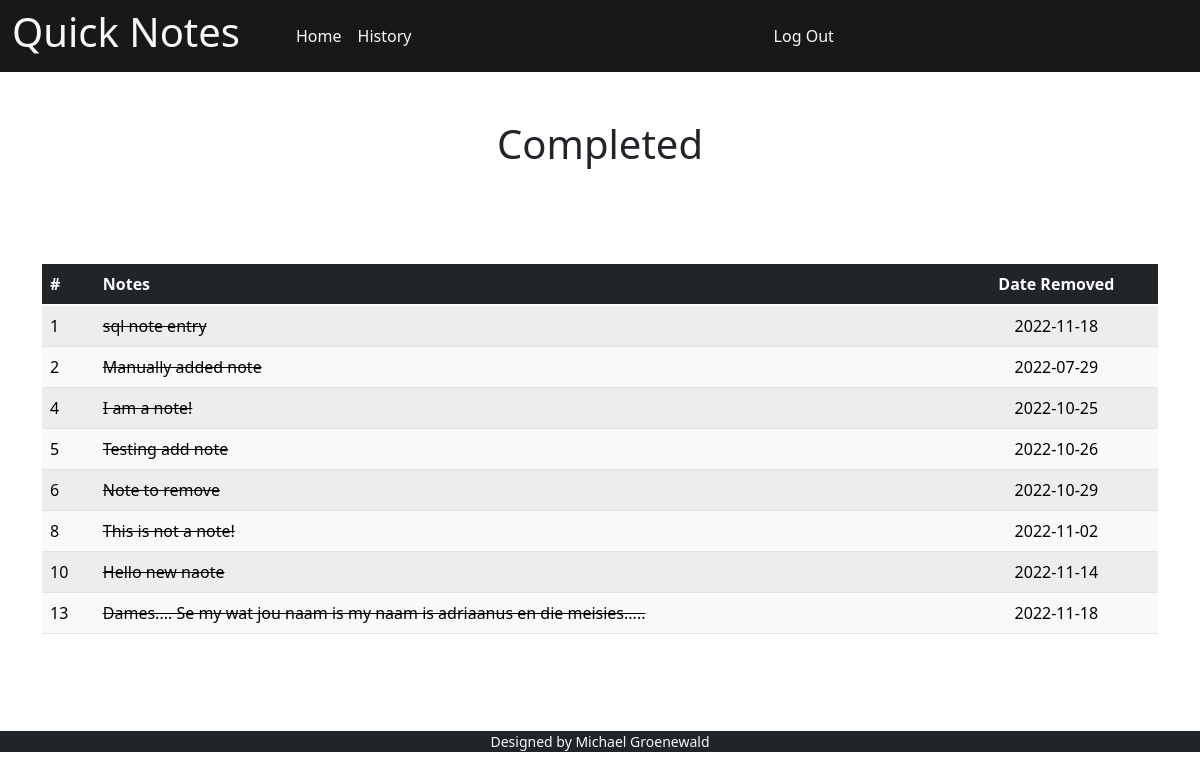
Screenshot of /history (signed in) with the database file from the repository.
### tables this page shows
CREATE TABLE 'notes' ('id' INTEGER PRIMARY KEY AUTOINCREMENT NOT NULL, 'user_id' INTEGER NOT NULL, 'note' TEXT NOT NULL,'visible' INTEGER NOT NULL DEFAULT 1, 'date'  DATETIME NOT NULL DEFAULT CURRENT_DATE  );

### app.py (the view)
@app.route("/history", methods=["GET"])
@login_required
def history():
    user_id = session["user_id"]
    if request.method == "GET":
        completed_notes = db.execute("SELECT * FROM notes WHERE user_id = ? AND visible = 0", user_id)
        return render_template("history.html", completed_notes=completed_notes)

### app.py (called while the page is built)
@app.after_request
def after_request(response):
    response.headers["Cache-Control"] = "no-cache, no-store, must-revalidate"
    response.headers["Expires"] = 0
    response.headers["Pragma"] = "no-cache"
    return response

### helpers.py (called while the page is built)
def login_required(f):
    @wraps(f)
    def decorated_function(*args, **kwargs):
        if session.get("user_id") is None:
            return redirect("/login")
        return f(*args, **kwargs)
    return decorated_function

### templates/history.html (shortened to what this page needs)
{% extends "layout.html" %}
{% block main %}
    <h1>Completed</h1>
    <br/>
    <br/>
    <br/>
        <table class="table table-dark table-striped">
            <table class="table table-dark table-striped">
                <thead>
                    <tr>
                        <th class="text-start">#</th>
                        <th class="text-start">Notes</th>
                        <th class="text-center">Date Removed</th>
                    </tr>
                </thead>
                <tbody>
                    {% for notes in completed_notes %}
                        <tr class="table-light">
                            <form action="/" method="get">
                                <td class="text-start">{{ notes["id"] }}</td>
                                <td class="text-start"><del>{{ notes["note"] }}</del></td>
                                <td class="text-center">{{ notes["date"] }}</td>
                            </form>
                        </tr>
                    {% endfor %}
                </tbody>
            </table>
        </table>
{% endblock %}

### static/style.css (style rules this page uses)
body { background-image: url("../static/Purple-Nebula.jpg"); background-repeat: no-repeat; background-position: center; background-size: cover; background-color: rgba(255,255,255,0.3); background-blend-mode: lighten; min-height: 100vh; display: flex; flex-direction: column; }

### rows the page displays
notes: id "1", note "sql note entry", date "2022-11-18"
notes: id "2", note "Manually added note", date "2022-07-29"
notes: id "4", note "I am a note!", date "2022-10-25"
notes: id "5", note "Testing add note", date "2022-10-26"
notes: id "6", note "Note to remove", date "2022-10-29"
notes: id "8", note "This is not a note!", date "2022-11-02"
notes: id "10", note "Hello new naote", date "2022-11-14"
notes: id "13", note "Dames.... Se my wat jou naam is my naam is adriaanus en die meisies.....", date "2022-11-18"
